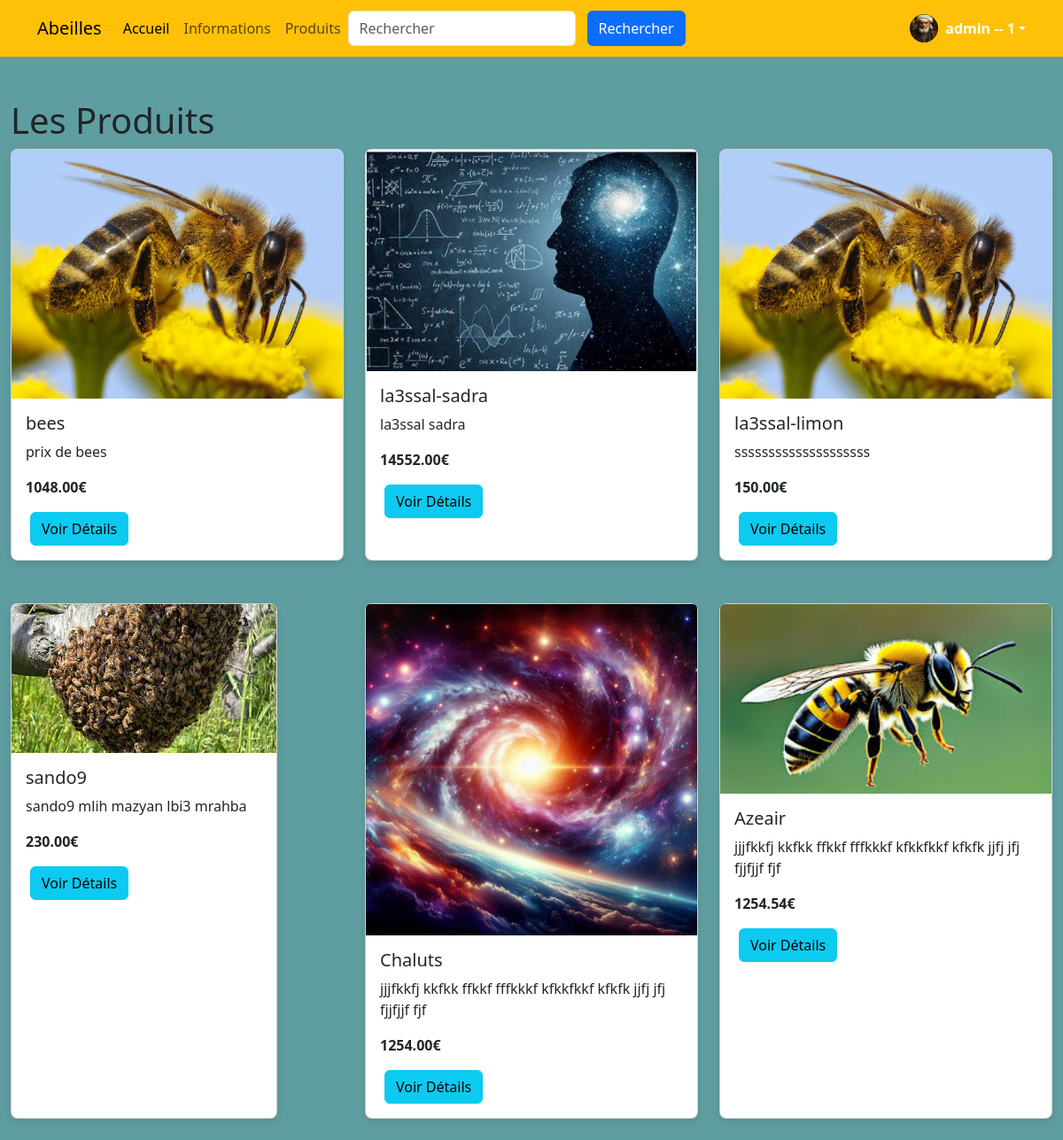
/product/ (signed in), run on the app's committed database.
### accounts/models.py (models this page shows, shortened)
class CustomUser(AbstractUser):
    is_teacher = models.BooleanField(default=False)
    is_student = models.BooleanField(default=True)
    groups = models.ManyToManyField(
        'auth.Group',
        related_name='customuser_groups',
        help_text='The groups this user belongs to.',
        verbose_name='groups',
    )
    user_permissions = models.ManyToManyField(
        'auth.Permission',
        related_name='customuser_permissions',
        blank=True,
        help_text='Specific permissions for this user.',
        verbose_name='user permissions',
    )

class Profile(models.Model):
    LEVEL_CHOICES = [
        ('beginner', 'Débutant'),
        ('intermediate', 'Intermédiaire'),
        ('advanced', 'Avancé'),
    ]
    user = models.OneToOneField(settings.AUTH_USER_MODEL, on_delete=models.CASCADE)
    photo = models.ImageField(upload_to='profile_photos/', null=True, blank=True)
    level = models.CharField(max_length=20, choices=LEVEL_CHOICES, default='beginner')
    USER_TYPE_CHOICES = (
        (1, 'admin'),
        (2, 'prof'),
        (3, 'student'),
    )
    user_type = models.PositiveSmallIntegerField(choices=USER_TYPE_CHOICES, default=2)
    bio = models.TextField()
    ville = models.CharField(max_length=255, blank=True, null=True)

### product/models.py (models this page shows, shortened)
class Product(models.Model):
    name = models.CharField(max_length=100)
    price = models.DecimalField(max_digits=10, decimal_places=2)
    stock = models.IntegerField()
    image_url = models.CharField(max_length=2083)
    image = models.ImageField(upload_to='product_image/', blank=True)
    description = models.TextField()
    created_at = models.DateTimeField(auto_now_add=True)
    updated_at = models.DateTimeField(auto_now=True)

### product/views.py (the view)
# urls.py: path('', views.product_list, name='product_list'),
@login_required
def product_list(request):
    products = Product.objects.all()
    return render(request, 'products/product_list.html', {'products': products})

### templates/products/product_list.html
{% extends 'base.html' %}
{% block content %}
<h1 class="mt-5">Les Produits</h1>
    <div class="row g-4 justify-content-center">
        {% for product in products %}
        <div class="col-lg-4 col-md-6 mb-4 d-flex align-items-stretch">
            <div class="card">
                <img src="{{ product.image.url }}"  class="card-img-top" alt="{{ product.name }}">
                <div class="card-body">
                    <h5 class="card-title">{{ product.name }}</h5>
                    <p class="card-text">{{ product.description|truncatewords:15 }}</p>
                    <p><strong>{{ product.price }}€</strong></p>
                    <a href="{% url 'product_detail' product.id %}" class="btn btn-info">Voir Détails</a>
                </div>
            </div>
        </div>
        {% endfor %}
    </div>
{% endblock %}

### templates/parts/navbar.html (shortened to what this page needs)
<nav class="navbar navbar-expand-lg bg-warning">
    <div class="container">
      <a class="navbar-brand" href="{% url 'home' %}">Abeilles</a>
      <div class="collapse navbar-collapse" id="navbarsExample07">
        <ul class="navbar-nav me-auto mb-2 mb-lg-0">
          <li class="nav-item">
            <a class="nav-link active" aria-current="page" href="{% url 'home' %}">Accueil</a>
          </li>
          <li class="nav-item">
            <a class="nav-link" href="{% url 'course_list' %}">Informations</a>
          </li>
          <li class="nav-item">
            <a class="nav-link" href="{% url 'product_list' %}">Produits</a>
          </li>
        <form method="get" action="{% url 'search' %}" class="d-flex ms-auto">
          <input class="form-control me-2" type="search" name="q" placeholder="Rechercher" aria-label="Rechercher">
          <button type="submit" class="btn btn-primary">Rechercher</button>
        </form>
      </div>
      <br>
      <br>
      <div class="dropdown">
        <a class="d-flex align-items-center text-white text-decoration-none dropdown-toggle" data-bs-toggle="dropdown" aria-expanded="false">
          {% if user.is_authenticated %}
            <img src="{{ user.profile.photo.url }}" alt="" width="32" height="32" class="rounded-circle me-2">
            <strong>{{ user.username }} -- {{ user.profile.user_type }}</strong>
          {% endif %}
        </a>
      </div>
    </div>
  </nav>

### templates/base.html (style rules this page uses)
.card { box-shadow: 0 4px 8px rgba(0, 0, 0, 0.1); border-radius: 8px; }
.btn { margin: 0 5px; }
body { display: flex; flex-direction: column; min-height: 100vh; background-color: cadetblue; }

### data on the page
CustomUser: profile.photo (picture), username "admin", profile.user_type "1"
Product: image (picture), name "bees", description "prix de bees", price "1048.00"
Product: image (picture), name "la3ssal-sadra", description "la3ssal sadra", price "14552.00"
Product: image (picture), name "la3ssal-limon", description "ssssssssssssssssssss", price "150.00"
Product: image (picture), name "sando9", description "sando9 mlih mazyan lbi3 mrahba", price "230.00"
Product: image (picture), name "Chaluts", description "jjjfkkfj kkfkk ffkkf fffkkkf kfkkfkkf kfkfk jjfj jfj fjjfjjf fjf", price "1254.00"
Product: image (picture), name "Azeair", description "jjjfkkfj kkfkk ffkkf fffkkkf kfkkfkkf kfkfk jjfj jfj fjjfjjf fjf", price "1254.54"
